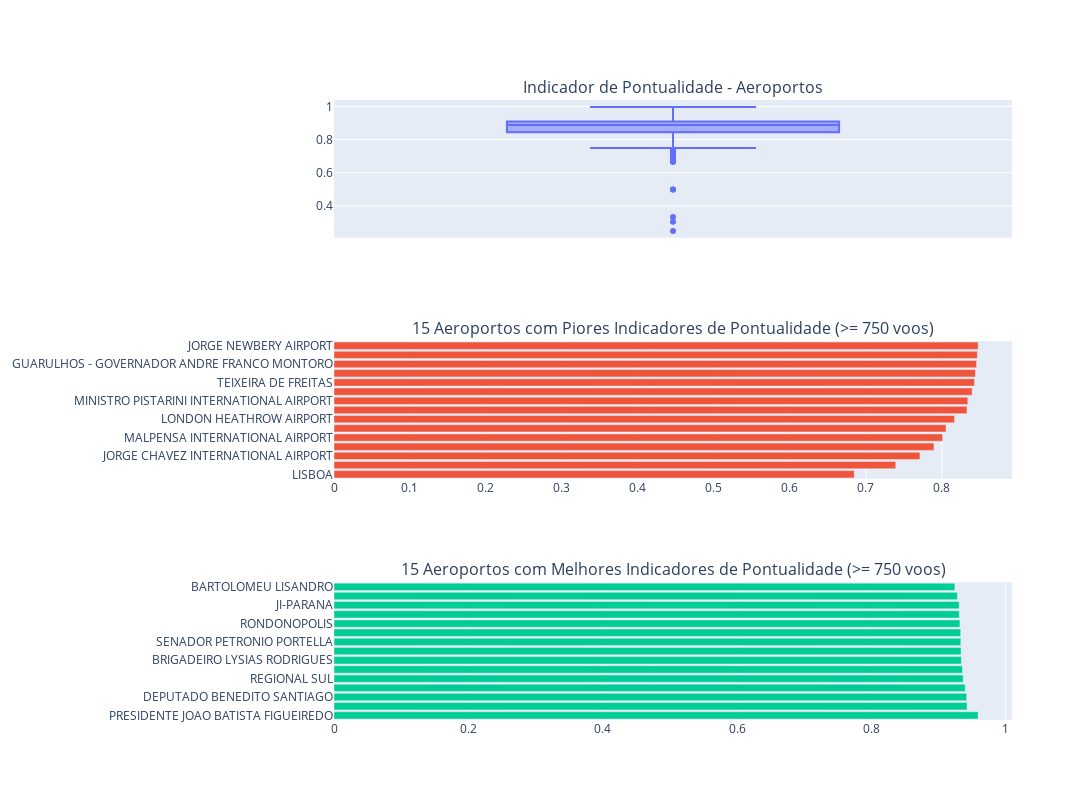

Notebook source saved alongside this figure:
### Markdown cell above
# Aeroportos e indicador de pontualidade

### Code cell
# Criando subplots
fig = make_subplots(rows=3, cols=1, subplot_titles=(
    'Indicador de Pontualidade - Aeroportos',
    '15 Aeroportos com Piores\nIndicadores de Pontualidade\n(>= 750 voos)',
    '15 Aeroportos com Melhores\nIndicadores de Pontualidade\n(>= 750 voos)'
))

# Boxplot para indicador de pontualidade de todos os aeroportos
fig.add_trace(
    go.Box(y=df_aeroporto_origem['Indicador_Pontualidade'], name=''),
    row=1, col=1
)

# Gráfico de barras para os 10 piores aeroportos
fig.add_trace(
    go.Bar(x=df_aeroporto_origem_10_nsmallest['Indicador_Pontualidade'],
           y=df_aeroporto_origem_10_nsmallest['descricao_origem'],
           orientation='h'),
    row=2, col=1
)

# Gráfico de barras para os 10 melhores aeroportos
fig.add_trace(
    go.Bar(x=df_aeroporto_origem_10_nlargest['Indicador_Pontualidade'],
           y=df_aeroporto_origem_10_nlargest['descricao_origem'],
           orientation='h'),
    row=3, col=1
)

# Atualizando layout
fig.update_layout(height=800, width=1500, showlegend=False)

# Exibindo o gráfico
fig.show()

### Figure 1 — Plotly figure (JSON) as saved in the notebook; plotly's stock layout.template omitted (floating-point values rounded to 4 significant figures; data arrays with more than 128 entries replaced by an {"elided": "..."} marker saying what was removed)
{"data": [{"name": "", "type": "box", "xaxis": "x", "y": {"elided": "212 float values"}, "yaxis": "y"}, {"orientation": "h", "type": "bar", "x": [0.6847, 0.7394, 0.7712, 0.7897, 0.801, 0.8055, 0.8168, 0.8331, 0.8342, 0.8399, 0.8429, 0.8443, 0.8458, 0.8468, 0.8477], "xaxis": "x2", "y": ["LISBOA", "FRANKFURT INTERNATIONAL AIRPORT", "JORGE CHAVEZ INTERNATIONAL AIRPORT", "JOHN F. KENNEDY INTERNATIONAL AIRPORT", "MALPENSA INTERNATIONAL AIRPORT", "COMODORO ARTURO MERINO BENATEZ INTERNATIONAL AIRPORT", "LONDON HEATHROW AIRPORT", "EL DORADO INTERNATIONAL AIRPORT", "MINISTRO PISTARINI INTERNATIONAL AIRPORT", "BARCELONA-EL PRAT AIRPORT", "TEIXEIRA DE FREITAS", "SANTO ANGELO", "GUARULHOS - GOVERNADOR ANDRE FRANCO MONTORO", "INGENIERO AMBROSIO L.V. TARAVELLA INTERNATIONAL AIRPORT", "JORGE NEWBERY AIRPORT"], "yaxis": "y2"}, {"orientation": "h", "type": "bar", "x": [0.9589, 0.9424, 0.9418, 0.9397, 0.9367, 0.9356, 0.934, 0.9335, 0.9331, 0.933, 0.9318, 0.9309, 0.9307, 0.928, 0.9243], "xaxis": "x3", "y": ["PRESIDENTE JOAO BATISTA FIGUEIREDO", "PREFEITO RENATO MOREIRA", "DEPUTADO BENEDITO SANTIAGO", "MARABA", "REGIONAL SUL", "PUNTA CANA", "BRIGADEIRO LYSIAS RODRIGUES", "BONITO", "SENADOR PETRONIO PORTELLA", "MARIO RIBEIRO", "RONDONOPOLIS", "MACAE", "JI-PARANA", "SENADOR NILO COELHO", "BARTOLOMEU LISANDRO"], "yaxis": "y3"}], "layout": {"annotations": [{"font": {"size": 16}, "showarrow": false, "text": "Indicador de Pontualidade - Aeroportos", "x": 0.5, "xanchor": "center", "xref": "paper", "y": 1, "yanchor": "bottom", "yref": "paper"}, {"font": {"size": 16}, "showarrow": false, "text": "15 Aeroportos com Piores\nIndicadores de Pontualidade\n(>= 750 voos)", "x": 0.5, "xanchor": "center", "xref": "paper", "y": 0.6111, "yanchor": "bottom", "yref": "paper"}, {"font": {"size": 16}, "showarrow": false, "text": "15 Aeroportos com Melhores\nIndicadores de Pontualidade\n(>= 750 voos)", "x": 0.5, "xanchor": "center", "xref": "paper", "y": 0.2222, "yanchor": "bottom", "yref": "paper"}], "height": 800, "showlegend": false, "width": 1500, "xaxis": {"anchor": "y", "autorange": true, "domain": [0, 1], "range": [-0.5, 0.5], "type": "category"}, "xaxis2": {"anchor": "y2", "autorange": true, "domain": [0, 1], "range": [0, 0.8924], "type": "linear"}, "xaxis3": {"anchor": "y3", "autorange": true, "domain": [0, 1], "range": [0, 1.009], "type": "linear"}, "yaxis": {"anchor": "x", "autorange": true, "domain": [0.7778, 1], "range": [0.2085, 1.038], "type": "linear"}, "yaxis2": {"anchor": "x2", "autorange": true, "domain": [0.3889, 0.6111], "range": [-0.5, 14.5], "type": "category"}, "yaxis3": {"anchor": "x3", "autorange": true, "domain": [0, 0.2222], "range": [-0.5, 14.5], "type": "category"}}}
